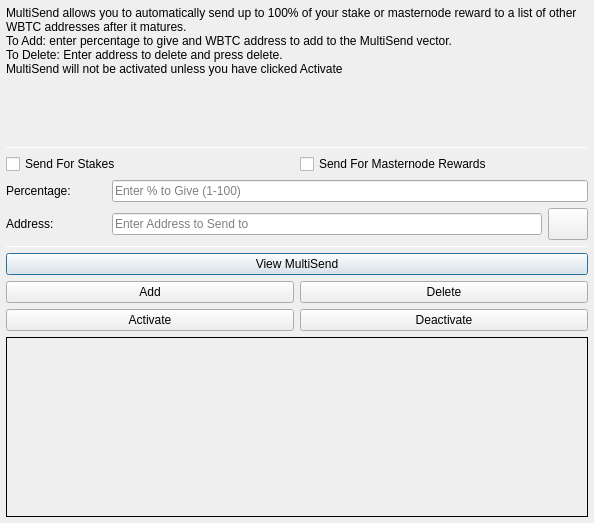
<?xml version="1.0" encoding="UTF-8"?>
<ui version="4.0">
 <class>MultiSendDialog</class>
 <widget class="QDialog" name="MultiSendDialog">
  <property name="windowModality">
   <enum>Qt::NonModal</enum>
  </property>
  <property name="geometry">
   <rect>
    <x>0</x>
    <y>0</y>
    <width>594</width>
    <height>523</height>
   </rect>
  </property>
  <property name="windowTitle">
   <string>MultiSend</string>
  </property>
  <layout class="QVBoxLayout" name="verticalLayout" stretch="0">
   <property name="leftMargin">
    <number>6</number>
   </property>
   <property name="topMargin">
    <number>6</number>
   </property>
   <property name="rightMargin">
    <number>6</number>
   </property>
   <property name="bottomMargin">
    <number>6</number>
   </property>
   <item>
    <layout class="QVBoxLayout" name="verticalLayout_Main" stretch="1,1,1,1,1,1">
     <item>
      <widget class="QLabel" name="label_2">
       <property name="lineWidth">
        <number>1</number>
       </property>
       <property name="text">
        <string>MultiSend allows you to automatically send up to 100% of your stake or masternode reward to a list of other WBTC addresses after it matures.
To Add: enter percentage to give and WBTC address to add to the MultiSend vector.
To Delete: Enter address to delete and press delete.
MultiSend will not be activated unless you have clicked Activate</string>
       </property>
       <property name="alignment">
        <set>Qt::AlignLeading|Qt::AlignLeft|Qt::AlignTop</set>
       </property>
       <property name="wordWrap">
        <bool>true</bool>
       </property>
      </widget>
     </item>
     <item>
      <widget class="Line" name="line">
       <property name="minimumSize">
        <size>
         <width>0</width>
         <height>1</height>
        </size>
       </property>
       <property name="maximumSize">
        <size>
         <width>16777215</width>
         <height>1</height>
        </size>
       </property>
       <property name="orientation">
        <enum>Qt::Horizontal</enum>
       </property>
      </widget>
     </item>
     <item>
      <layout class="QVBoxLayout" name="verticalLayout_Settings">
       <item>
        <layout class="QHBoxLayout" name="horizontalLayout">
         <item>
          <widget class="QCheckBox" name="multiSendStakeCheckBox">
           <property name="text">
            <string>Send For Stakes</string>
           </property>
          </widget>
         </item>
         <item>
          <widget class="QCheckBox" name="multiSendMasternodeCheckBox">
           <property name="text">
            <string>Send For Masternode Rewards</string>
           </property>
          </widget>
         </item>
        </layout>
       </item>
       <item>
        <layout class="QHBoxLayout" name="horizontalLayout_6">
         <item>
          <widget class="QLabel" name="label">
           <property name="minimumSize">
            <size>
             <width>100</width>
             <height>0</height>
            </size>
           </property>
           <property name="toolTip">
            <string>Percentage of stake to send</string>
           </property>
           <property name="text">
            <string>Percentage:</string>
           </property>
          </widget>
         </item>
         <item>
          <widget class="QLineEdit" name="multiSendPercentEdit">
           <property name="toolTip">
            <string>Enter whole numbers 1 - 100</string>
           </property>
           <property name="placeholderText">
            <string>Enter % to Give (1-100)</string>
           </property>
          </widget>
         </item>
        </layout>
       </item>
       <item>
        <layout class="QHBoxLayout" name="horizontalLayout_7">
         <item>
          <widget class="QLabel" name="label_5">
           <property name="minimumSize">
            <size>
             <width>100</width>
             <height>0</height>
            </size>
           </property>
           <property name="toolTip">
            <string>Address to send portion of stake to</string>
           </property>
           <property name="text">
            <string>Address:</string>
           </property>
          </widget>
         </item>
         <item>
          <widget class="QLineEdit" name="multiSendAddressEdit">
           <property name="toolTip">
            <string/>
           </property>
           <property name="placeholderText">
            <string>Enter Address to Send to</string>
           </property>
          </widget>
         </item>
         <item>
          <widget class="QPushButton" name="addressBookButton">
           <property name="maximumSize">
            <size>
             <width>16777215</width>
             <height>32</height>
            </size>
           </property>
           <property name="toolTip">
            <string>Choose an address from the address book</string>
           </property>
           <property name="text">
            <string/>
           </property>
           <property name="icon">
            <iconset resource="../WBTC.qrc">
             <normaloff>:/icons/address-book</normaloff>:/icons/address-book</iconset>
           </property>
           <property name="shortcut">
            <string>Alt+A</string>
           </property>
           <property name="autoDefault">
            <bool>false</bool>
           </property>
          </widget>
         </item>
        </layout>
       </item>
      </layout>
     </item>
     <item>
      <widget class="Line" name="line_2">
       <property name="minimumSize">
        <size>
         <width>0</width>
         <height>1</height>
        </size>
       </property>
       <property name="maximumSize">
        <size>
         <width>16777215</width>
         <height>1</height>
        </size>
       </property>
       <property name="orientation">
        <enum>Qt::Horizontal</enum>
       </property>
      </widget>
     </item>
     <item>
      <layout class="QVBoxLayout" name="verticalLayout_Buttons">
       <item>
        <layout class="QHBoxLayout" name="horizontalLayout_4">
         <item>
          <widget class="QPushButton" name="viewButton">
           <property name="toolTip">
            <string/>
           </property>
           <property name="statusTip">
            <string>View MultiSend Vector</string>
           </property>
           <property name="text">
            <string>View MultiSend</string>
           </property>
          </widget>
         </item>
        </layout>
       </item>
       <item>
        <layout class="QHBoxLayout" name="horizontalLayout_2">
         <item>
          <widget class="QPushButton" name="addButton">
           <property name="toolTip">
            <string/>
           </property>
           <property name="statusTip">
            <string>Add to MultiSend Vector</string>
           </property>
           <property name="text">
            <string>Add</string>
           </property>
          </widget>
         </item>
         <item>
          <widget class="QPushButton" name="deleteButton">
           <property name="toolTip">
            <string/>
           </property>
           <property name="statusTip">
            <string>Delete Address From MultiSend Vector</string>
           </property>
           <property name="text">
            <string>Delete</string>
           </property>
          </widget>
         </item>
        </layout>
       </item>
       <item>
        <layout class="QHBoxLayout" name="horizontalLayout_5">
         <item>
          <widget class="QPushButton" name="activateButton">
           <property name="statusTip">
            <string>Activate MultiSend</string>
           </property>
           <property name="text">
            <string>Activate</string>
           </property>
          </widget>
         </item>
         <item>
          <widget class="QPushButton" name="disableButton">
           <property name="statusTip">
            <string>Deactivate MultiSend</string>
           </property>
           <property name="text">
            <string>Deactivate</string>
           </property>
          </widget>
         </item>
        </layout>
       </item>
      </layout>
     </item>
     <item>
      <widget class="QLabel" name="message">
       <property name="minimumSize">
        <size>
         <width>0</width>
         <height>180</height>
        </size>
       </property>
       <property name="frameShape">
        <enum>QFrame::Panel</enum>
       </property>
       <property name="frameShadow">
        <enum>QFrame::Plain</enum>
       </property>
       <property name="lineWidth">
        <number>1</number>
       </property>
       <property name="midLineWidth">
        <number>1</number>
       </property>
       <property name="text">
        <string/>
       </property>
       <property name="alignment">
        <set>Qt::AlignLeading|Qt::AlignLeft|Qt::AlignTop</set>
       </property>
       <property name="wordWrap">
        <bool>true</bool>
       </property>
      </widget>
     </item>
    </layout>
   </item>
  </layout>
 </widget>
 <resources>
  <include location="../WBTC.qrc"/>
 </resources>
 <connections/>
</ui>
